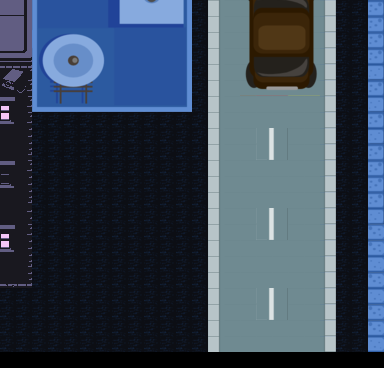

This is a level from a 2D game, rendered from its Tiled map with the project's own tilesets. A one-line summary and the map file follow, with tile-layer data summarised:
An orthogonal 24x23 tile map with 16x16 px tiles, 6 tile layers (Void, Ground, Wall1, ObjCanMove, ...), 4 tilesets and 8 objects (Crossroad, Apartment, CrossroadBk, Start, ApartmentBk, ...).

<map version="1.10" tiledversion="1.10.2" orientation="orthogonal" renderorder="right-down" width="24" height="23" tilewidth="16" tileheight="16" infinite="0" nextlayerid="17" nextobjectid="17">
 <tileset firstgid="1" source="../Tile/town.tsx" />
 <tileset firstgid="601" source="../Tile/blackblock.tsx" />
 <tileset firstgid="602" source="../Tile/cyberpunk.tsx" />
 <tileset firstgid="1082" source="../Tile/pointer.tsx" />
 <layer id="9" name="Void" width="24" height="23">
  <data>[552 cells, 552 non-empty, 1 distinct tile ids]</data>
 </layer>
 <layer id="10" name="Ground" width="24" height="23">
  <data>[552 cells, 528 non-empty, 8 distinct tile ids]</data>
 </layer>
 <layer id="11" name="Wall1" width="24" height="23">
  <data>[552 cells, 74 non-empty, 27 distinct tile ids]</data>
 </layer>
 <layer id="12" name="ObjCanMove" width="24" height="23">
  <data>[552 cells, 78 non-empty, 68 distinct tile ids]</data>
 </layer>
 <layer id="13" name="ObjCanMove2" width="24" height="23">
  <data>[552 cells, 10 non-empty, 8 distinct tile ids]</data>
 </layer>
 <layer id="14" name="Object" width="24" height="23">
  <data>[552 cells, 30 non-empty, 30 distinct tile ids]</data>
 </layer>
 <objectgroup id="7" name="Areas">
  <object id="1" name="Crossroad" x="191.5" y="-11.5" width="177.5" height="30" />
  <object id="5" name="Apartment" x="-2" y="284" width="33.5" height="85.5" />
 </objectgroup>
 <objectgroup id="16" name="Points">
  <object id="10" name="CrossroadBk" x="215.334" y="49.6663">
   <point />
  </object>
  <object id="11" name="Start" x="123.833" y="277.25">
   <point />
  </object>
  <object id="13" name="ApartmentBk" x="67.3333" y="325.333">
   <point />
  </object>
  <object id="16" name="Fill Gas" x="237.25" y="59.5">
   <point />
  </object>
 </objectgroup>
 <objectgroup id="15" name="SpawnAreaLayer">
  <object id="7" name="SpawnArea0" x="83" y="149" width="122.333" height="110" />
  <object id="8" name="SpawnArea1" x="144" y="296.333" width="200.667" height="19.3333" />
 </objectgroup>
</map>
